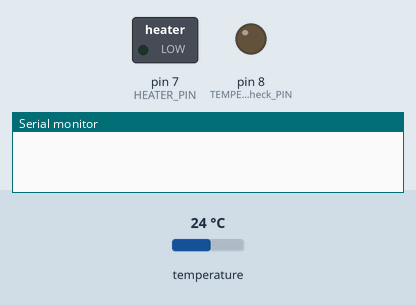
This program was run on a simulated Arduino Uno, built with avr-gcc and run on an emulated ATmega328P. Shown: switched loads named in the program (green lamp = pin HIGH), output pins drawn as LEDs (lit = HIGH), the last lines printed to the serial monitor. The test bench sets the inputs (shaded band); at power-on: temperature 24 °C.

Above: at 0.1 s.
At 0.8 s:
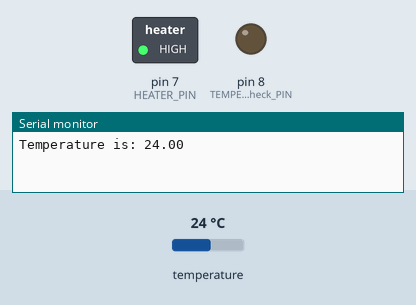
Timing chart, 0 to 2.3 s (numbered marks = the images above):
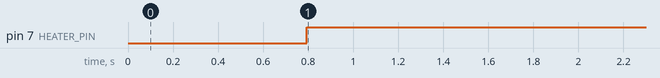

Measured:
- by itself, pin 7 (HEATER_PIN): LOW → HIGH at 0.79 s

The program:

main.cpp
```cpp
// Include the libraries we need
#include <OneWire.h>
#include <DallasTemperature.h>
#include <Heater/HeaterService.h>

// Input pins
#define SETTER_TEMPERATURE_PIN 2
#define HATCHER_TEMPERATURE_PIN 4
#define TEMPERATURE_Check_PIN 8

// Output pins
#define HEATER_PIN 7
#define FAN_PIN 12

// initialize variables.
const float minSetter = 37.5;
const float maxSetter = 37.7;

const float minHatcher = 37.15;
const float maxHatcher = 37.25;

bool isSetterMode = true;
bool isHeaterOn = false;

// Setup a oneWire instance to communicate with any OneWire devices (not just Maxim/Dallas temperature ICs)
OneWire setterOneWire(SETTER_TEMPERATURE_PIN);
OneWire hatcherOneWire(HATCHER_TEMPERATURE_PIN);
// Pass our oneWire reference to Dallas Temperature.
DallasTemperature setterTemperatureSensor(&setterOneWire);
DallasTemperature hatcherTemperatureSensor(&hatcherOneWire);

HeaterService heaterService;

void setup(void)
{
  Serial.begin(9600);

  pinMode(HEATER_PIN, OUTPUT);
  pinMode(TEMPERATURE_Check_PIN, OUTPUT);

  // Start up the library
  setterTemperatureSensor.begin();
  hatcherTemperatureSensor.begin();
}

void loop(void)
{
  setterTemperatureSensor.requestTemperatures(); // Send the command to get temperatures
  float TempC = setterTemperatureSensor.getTempCByIndex(0);
  if (TempC == DEVICE_DISCONNECTED_C)
  {
    hatcherTemperatureSensor.requestTemperatures(); // Send the command to get temperatures
    TempC = hatcherTemperatureSensor.getTempCByIndex(0);
    // Check if reading was successful
    if (TempC != DEVICE_DISCONNECTED_C)
    {
      // HATCHER
      heaterService.ControlHeaterWithStandBy(HEATER_PIN, FAN_PIN, TempC, minHatcher, maxHatcher);
      digitalWrite(TEMPERATURE_Check_PIN, LOW);
    }
    else
    {
      // Temperature sensor is down!
      Serial.println("Error: Could not read temperature data!");
      digitalWrite(TEMPERATURE_Check_PIN, HIGH);
    }
  }
  else
  {
    // SETTER
    heaterService.ControlHeaterWithStandBy(HEATER_PIN, FAN_PIN, TempC, minHatcher, maxHatcher);
    digitalWrite(TEMPERATURE_Check_PIN, LOW);
  }
  if (TempC != DEVICE_DISCONNECTED_C)
  {
    Serial.print("Temperature is: ");
    Serial.println(TempC);
  }

  delay(200);
}
```

HeaterService.h
```cpp
#include <Arduino.h>
#ifndef _MYHEADER_H_

class HeaterService
{
private:
  bool isStandby = false;

public:
  void ControlHeaterWithStandBy(int pin, int fanPin, float currentTempC, float minTempC, float maxTempC)
  {
    if (isStandby)
    {
      if (currentTempC < minTempC)
      {
        digitalWrite(pin, HIGH);
        digitalWrite(fanPin, HIGH);
        isStandby = false;
      }
      else
      {
        digitalWrite(pin, LOW);
        digitalWrite(fanPin, LOW);
      }
    }
    else
    {
      if (currentTempC < maxTempC)
      {
        digitalWrite(pin, HIGH);
        digitalWrite(fanPin, HIGH);
      }
      else
      {
        digitalWrite(pin, LOW);
        digitalWrite(fanPin, LOW);
        isStandby = true;
      }
    }
  }
};
#define _MYHEADER_H_
#endif
```
